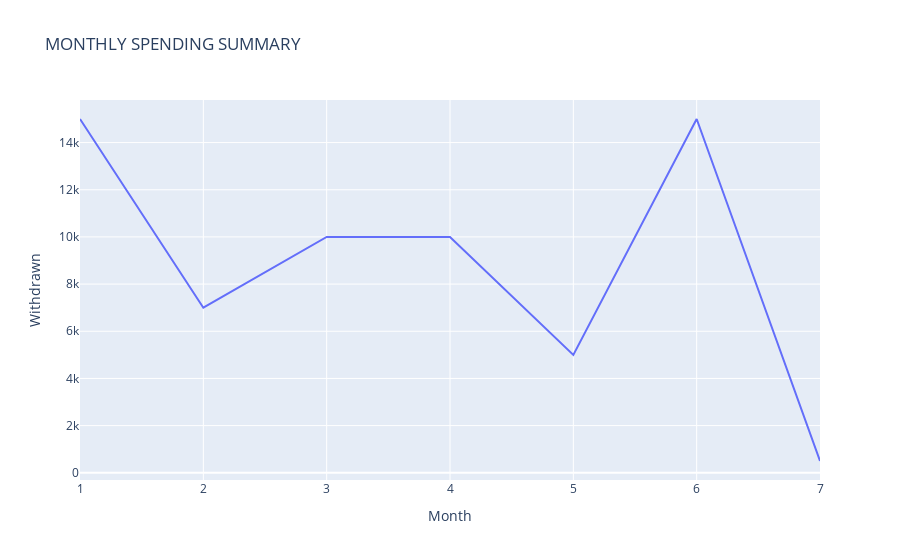

This figure's notebook cell:
### Code cell
fig = px.line(transaction_period,x= 'Month', y='Withdrawn',  title='MONTHLY SPENDING SUMMARY')
fig.show()

### Figure 1 — Plotly figure (JSON) as saved in the notebook; plotly's stock layout.template omitted (floating-point values rounded to 4 significant figures)
{"data": [{"hovertemplate": "Month=%{x}<br>Withdrawn=%{y}<extra></extra>", "legendgroup": "", "line": {"color": "#636efa", "dash": "solid"}, "marker": {"symbol": "circle"}, "mode": "lines", "name": "", "orientation": "v", "showlegend": false, "type": "scatter", "x": [1, 2, 3, 4, 5, 6, 7], "xaxis": "x", "y": [15000, 7000, 10000, 10000, 5000, 15000, 500], "yaxis": "y"}], "layout": {"legend": {"tracegroupgap": 0}, "title": {"text": "MONTHLY SPENDING SUMMARY"}, "xaxis": {"anchor": "y", "domain": [0, 1], "title": {"text": "Month"}}, "yaxis": {"anchor": "x", "domain": [0, 1], "title": {"text": "Withdrawn"}}}}
